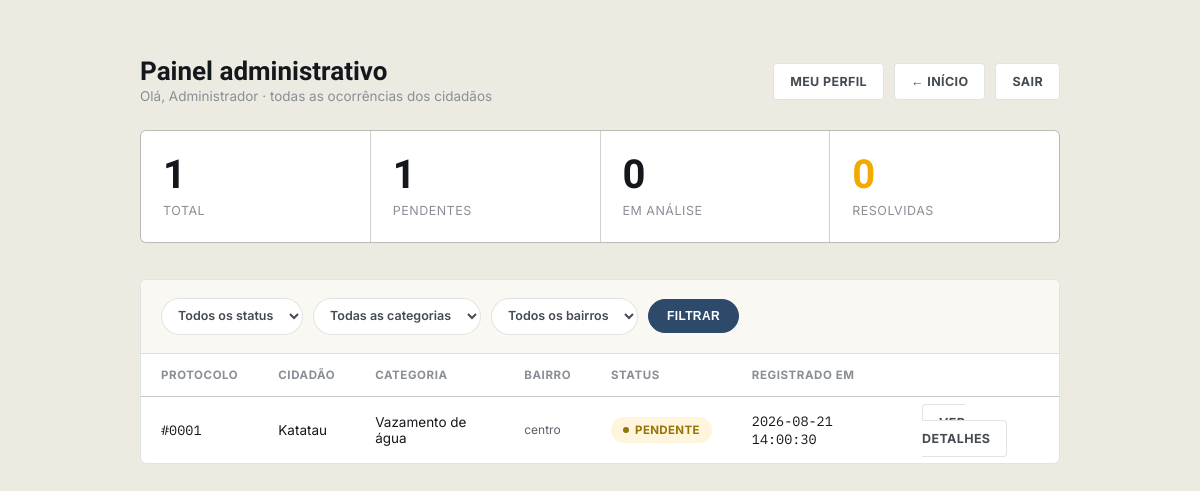
Screenshot of /php/paineladm.php (signed in) with the database file from the repository.
### tables this page shows
CREATE TABLE `ocorrencias` (
  `id` int(11) NOT NULL,
  `usuario_id` int(11) NOT NULL,
  `categoria` varchar(80) NOT NULL,
  `bairro` varchar(120) NOT NULL,
  `endereco` varchar(200) NOT NULL,
  `descricao` text NOT NULL,
  `foto_path` varchar(255) DEFAULT NULL,
  `status` enum('pendente','em_analise','resolvido') NOT NULL DEFAULT 'pendente',
  `recado_adm` text DEFAULT NULL,
  `recado_atualizado_em` datetime DEFAULT NULL,
  `criado_em` datetime NOT NULL DEFAULT current_timestamp()
);

CREATE TABLE `usuarios` (
  `id` int(11) NOT NULL,
  `nome` varchar(150) NOT NULL,
  `email` varchar(150) NOT NULL,
  `senha_hash` varchar(255) NOT NULL,
  `aceite_lgpd` tinyint(1) NOT NULL DEFAULT 0,
  `criado_em` datetime NOT NULL DEFAULT current_timestamp(),
  `tipo` enum('cidadao','admin') NOT NULL DEFAULT 'cidadao'
);

### php/paineladm.php (the view, shortened to what this page needs)
<?php
require __DIR__ . '/config.php';
$statusInfo = [
    'pendente'   => ['label' => 'Pendente',   'classe' => 'pendente'],
    'em_analise' => ['label' => 'Em análise', 'classe' => 'analise'],
    'resolvido'  => ['label' => 'Resolvido',  'classe' => 'resolvido'],
];
$categorias = $pdo->query('SELECT DISTINCT categoria FROM ocorrencias ORDER BY categoria')->fetchAll(PDO::FETCH_COLUMN);
$bairros    = $pdo->query('SELECT DISTINCT bairro FROM ocorrencias ORDER BY bairro')->fetchAll(PDO::FETCH_COLUMN);
$filtroStatus    = isset($_GET['status']) ? trim($_GET['status']) : '';
$filtroCategoria = isset($_GET['categoria']) ? trim($_GET['categoria']) : '';
$filtroBairro    = isset($_GET['bairro']) ? trim($_GET['bairro']) : '';
if (!array_key_exists($filtroStatus, $statusInfo)) {
    $filtroStatus = '';
}
if (!in_array($filtroCategoria, $categorias, true)) {
    $filtroCategoria = '';
}
if (!in_array($filtroBairro, $bairros, true)) {
    $filtroBairro = '';
}
$parametros = [];
$sql = '
    SELECT o.id, o.categoria, o.bairro, o.endereco, o.descricao, o.status, o.criado_em, u.nome AS nome_cidadao
    FROM ocorrencias o
    JOIN usuarios u ON o.usuario_id = u.id
';
$sql .= ' ORDER BY o.criado_em DESC';
$stmt = $pdo->prepare($sql);
$stmt->execute($parametros);
$ocorrencias = $stmt->fetchAll();
$stmtTotais = $pdo->query('SELECT status, COUNT(*) AS qtd FROM ocorrencias GROUP BY status');
$totaisPorStatus = ['pendente' => 0, 'em_analise' => 0, 'resolvido' => 0];
foreach ($stmtTotais->fetchAll() as $linha) {
    $totaisPorStatus[$linha['status']] = (int) $linha['qtd'];
}
$total      = array_sum($totaisPorStatus);
$pendentes  = $totaisPorStatus['pendente'];
$emAnalise  = $totaisPorStatus['em_analise'];
$resolvidas = $totaisPorStatus['resolvido'];
$temFiltroAtivo = ($filtroStatus !== '' || $filtroCategoria !== '' || $filtroBairro !== '');
?>
<!DOCTYPE html>
<html lang="pt-BR">
<head>
<link rel="stylesheet" href="../style.css">
</head>
<body style="background:var(--concrete);">
<div class="painel-wrap">
  <div class="painel-top">
    <div>
      <h1>Painel administrativo</h1>
      <div class="sub">Olá, <?= htmlspecialchars($_SESSION['usuario_nome']) ?> · todas as ocorrências dos cidadãos</div>
    </div>
    <div class="painel-actions">
      <a class="btn-line" href="perfil.php">Meu perfil</a>
      <a class="btn-line" href="../index.php">&larr; Início</a>
      <a class="btn-line" href="logout.php">Sair</a>
    </div>
  </div>
  <div class="stats-grid">
    <div class="stat">
      <div class="num"><?= $total ?></div>
      <div class="label">Total</div>
    </div>
    <div class="stat">
      <div class="num"><?= $pendentes ?></div>
      <div class="label">Pendentes</div>
    </div>
    <div class="stat">
      <div class="num"><?= $emAnalise ?></div>
      <div class="label">Em análise</div>
    </div>
    <div class="stat accent">
      <div class="num"><?= $resolvidas ?></div>
      <div class="label">Resolvidas</div>
    </div>
  </div>
  <div class="admin-table-wrap">
    <form class="filter-row" method="get" action="paineladm.php">
      <select name="status">
        <option value="">Todos os status</option>
      </select>
      <select name="categoria">
        <option value="">Todas as categorias</option>
      </select>
      <select name="bairro">
        <option value="">Todos os bairros</option>
      </select>
      <button type="submit" class="btn-filtrar">Filtrar</button>
    </form>
    <?php if (empty($ocorrencias)): ?>
      <div class="empty-state">
        <?= $temFiltroAtivo ? 'Nenhuma ocorrência encontrada com esses filtros.' : 'Nenhuma ocorrência registrada pelos cidadãos ainda.' ?>
      </div>
    <?php else: ?>
      <table>
        <thead>
          <tr>
            <th>Protocolo</th>
            <th>Cidadão</th>
            <th>Categoria</th>
            <th>Bairro</th>
            <th>Status</th>
            <th>Registrado em</th>
            <th></th>
          </tr>
        </thead>
        <tbody>
          <?php foreach ($ocorrencias as $o): ?>
            <?php $info = $statusInfo[$o['status']]; ?>
            <tr>
              <td class="mono">#<?= str_pad($o['id'], 4, '0', STR_PAD_LEFT) ?></td>
              <td><?= htmlspecialchars($o['nome_cidadao']) ?></td>
              <td><?= htmlspecialchars($o['categoria']) ?></td>
              <td class="bairro-tag"><?= htmlspecialchars($o['bairro']) ?></td>
              <td><span class="pill <?= $info['classe'] ?>"><?= $info['label'] ?></span></td>
              <td class="mono"><?= htmlspecialchars($o['criado_em']) ?></td>
              <td><a class="btn-line" href="ocorrencia.php?id=<?= $o['id'] ?>">Ver detalhes</a></td>
            </tr>
          <?php endforeach; ?>
        </tbody>
      </table>
    <?php endif; ?>
  </div>
</div>
</body>
</html>

### style.css (style rules this page uses)
:root { --asphalt:#14181D; --asphalt-2:#1D242B; --concrete:#EDEAE1; --concrete-2:#E1DCCF; --signal:#FFC53D; --signal-2:#F2A900; --municipal:#2E4A6B; --municipal-2:#3E6591; --alert:#E85A32; --ok:#3E9C6F; --ink:#14181D; --paper:#FBF9F4; --line: rgba(20,24,29,0.12); --line-light: rgba(251,249,244,0.16); }
* { box-sizing:border-box; margin:0; padding:0; }
html { scroll-behavior:smooth; }
body { background:var(--paper); color:var(--ink); font-family:'Inter', sans-serif; -webkit-font-smoothing:antialiased; overflow-x:hidden; }
h1,h2,h3,.display { font-family:'Big Shoulders Display', sans-serif; text-transform:uppercase; letter-spacing:0.01em; line-height:0.92; }
.mono { font-family:'IBM Plex Mono', monospace; }
a { color:inherit; }
.pill { justify-self:start; font-size:11.5px; font-weight:700; text-transform:uppercase; letter-spacing:0.03em; padding:6px 12px; border-radius:20px; display:inline-flex; align-items:center; gap:6px; }
.pill::before { content:''; width:6px; height:6px; border-radius:50%; background:currentColor; }
.pill.pendente { background:rgba(255,197,61,0.18); color:#95740A; }
.stats-grid { display:grid; grid-template-columns:repeat(4,1fr); gap:1px; background:var(--line); border:1px solid var(--line); border-radius:6px; overflow:hidden; margin-bottom:36px; }
.stat { background:#fff; padding:24px 22px; }
.stat .num { font-family:'Big Shoulders Display', sans-serif; font-size:40px; font-weight:800; line-height:1; }
.stat .label { margin-top:8px; font-size:12.5px; color:#8A8F96; text-transform:uppercase; letter-spacing:0.04em; }
.stat.accent .num { color:var(--signal-2); }
.admin-table-wrap { background:#fff; border:1px solid var(--line); border-radius:6px; overflow:hidden; }
.filter-row { display:flex; gap:10px; padding:18px 20px; border-bottom:1px solid var(--line); flex-wrap:wrap; background:#FAF8F3; }
table { width:100%; border-collapse:collapse; }
th { text-align:left; font-size:11.5px; text-transform:uppercase; letter-spacing:0.05em; color:#8A8F96; padding:14px 20px; border-bottom:1px solid var(--line); }
td { padding:15px 20px; font-size:13.5px; border-bottom:1px solid var(--line); }
tr:last-child td { border-bottom:none; }
.bairro-tag { font-size:12px; color:#5B6169; }

### php/paineladm.php (style rules this page uses)
.painel-wrap { max-width:960px; margin:0 auto; padding:60px 20px; }
.painel-top { display:flex; justify-content:space-between; align-items:center; margin-bottom:26px; flex-wrap:wrap; gap:14px; }
.painel-top h1 { font-size:26px; font-weight:800; text-transform:none; letter-spacing:0; }
.painel-top .sub { font-size:13.5px; color:#8A8F96; margin-top:4px; }
.painel-actions { display:flex; gap:10px; }
.btn-line { border:1px solid var(--line); background:#fff; color:#454B52; padding:10px 16px; border-radius:4px; font-size:12.5px; font-weight:700; text-transform:uppercase; letter-spacing:0.03em; text-decoration:none; }
.filter-row { align-items:center; }
.filter-row select { border:1px solid var(--line); background:#fff; color:#454B52; padding:9px 12px; border-radius:20px; font-size:12.5px; font-weight:600; font-family:'Inter', sans-serif; }
.filter-row .btn-filtrar { border:1px solid var(--municipal); background:var(--municipal); color:#fff; padding:9px 18px; border-radius:20px; font-size:12px; font-weight:700; text-transform:uppercase; letter-spacing:0.03em; cursor:pointer; }

### rows the page displays
ocorrencias: id "0001", usuario.nome "Katatau", categoria "Vazamento de água", bairro "centro", status "PENDENTE", criado_em "2026-08-21 14:00:30"

### other values shown
$_SESSION['usuario_nome'] "Administrador"
$total "1"
$pendentes "1"
$emAnalise "0"
$resolvidas "0"
